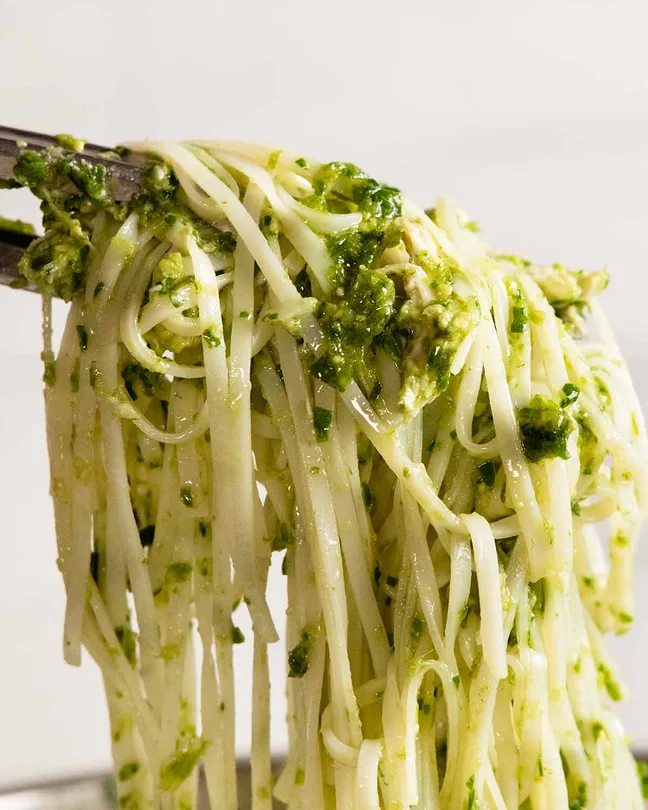
#> input picture 01_Image_Basics/images/noodles.webp, 648 x 810 px, found by its file name
$ python L2.py
#> lines starting #> are read from the running program, lines starting #| are printed output that depends on the picture
# [58 lines of commented-out code are left out]
import numpy as np
import matplotlib.pyplot as plt
img = np.zeros((100, 100), dtype=np.uint8)
plt.imshow(img, cmap="gray")
plt.show()
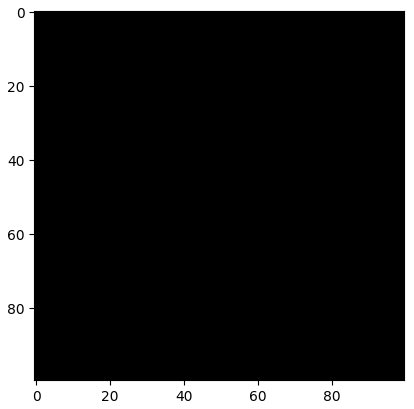
#> figure drawn by matplotlib, 1 panel

# Practice Q2:Create a white square in its center.
import numpy as np
import matplotlib.pyplot as plt
img = np.zeros((100, 100), dtype=np.uint8)
img[25:75, 25:75] = 255
plt.imshow(img, cmap="gray")
plt.show()
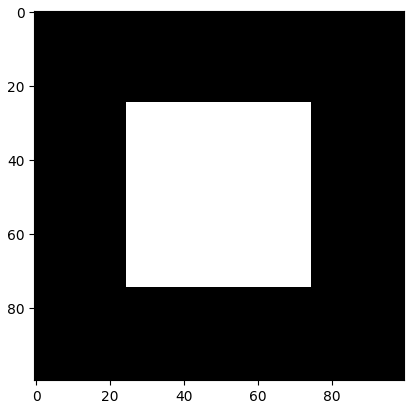
#> figure drawn by matplotlib, 1 panel
# Practice Q3:Create a grayscale gradient.
img = np.zeros((256, 256), dtype=np.uint8)

for i in range(256):
    img[i, :] = i

plt.imshow(img, cmap="gray")
plt.show()
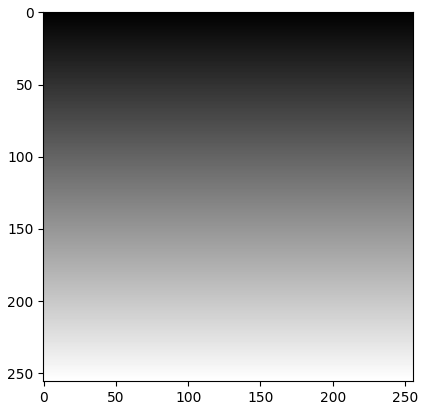
#> figure drawn by matplotlib, 1 panel
#Practice Q4:Create a 100 × 100 × 3 RGB image containing four colored squares:
img = np.zeros((100, 100, 3), dtype=np.uint8)
img[0:50, 0:50] = [255, 0, 0]
img[0:50, 50:100] = [0, 255, 0]
img[50:100, 0:50] = [0, 0, 255]
img[50:100, 50:100] = [255, 255, 0]
plt.imshow(img)
plt.show()
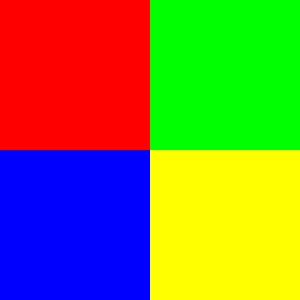
#> shown: shape (100, 100, 3) (shown 3 times larger); mean R, G, B 127.5, 127.5, 63.8
#Practice Q5:Load your real image using Pillow.
from PIL import Image

img = Image.open("01_Image_Basics/images/noodles.webp")
#> img is the input picture: PIL image 648x810 RGB; mean R, G, B 190.5, 181, 131.6

print("Size:", img.size)
#| Size: (648, 810)
print("Mode:", img.mode)
#| Mode: RGB
img_array = np.array(img)
print("Size:", img_array.size)
#| Size: 1574640
print("dtype:", img_array.dtype)
#| dtype: uint8
plt.imshow(img)
plt.axis("off")
plt.show()

#Practice Question 6:Print the RGB value of three different pixels.

pixel = img_array[100, 200]
#> pixel = [231, 227, 224]
print(pixel)
#| [231 227 224]
pixel = img_array[150, 250]
#> pixel = [233, 217, 163]
print(pixel)
#| [233 217 163]
pixel = img_array[190, 210]
#> pixel = [234, 222, 194]
print(pixel)
#| [234 222 194]
